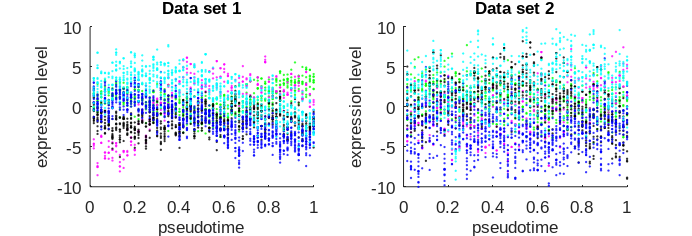

Source code (MATLAB):
close all;
clear all;
addpath(genpath('~/subaxis'));

%plotting first simulated data set
set(0,'DefaultAxesFontName', 'Arial')
set(0,'DefaultAxesFontSize', 12)
set(0,'defaultfigurecolor',[1 1 1]);

figure()
%subaxis(1,2,1, 'SpacingHoriz', 0.05, 'SpacingVert',0.15,'Padding', 0.01, 'MarginRight', 0.02,...
%         'MarginLeft',0.1,'MarginTop',0.1,'MarginBottom',0.2);
subplot(1,2,1);
simData = csvread('simDataClust.csv');
tau = (1:60)/60;
c1 = plot(tau,simData(1,:),'go','MarkerEdgeColor','g','MarkerSize',1);
hold on;
plot(tau,simData(1:8,:),'go','MarkerEdgeColor','g','MarkerSize',1);
hold on;
c2 = plot(tau,simData(9,:),'mo','MarkerEdgeColor','m','MarkerSize',1);
hold on;
plot(tau,simData(9:12,:),'mo','MarkerEdgeColor','m','MarkerSize',1);
hold on;
c3 =plot(tau,simData(13,:),'ko','MarkerEdgeColor','k','MarkerSize',1);
hold on;
plot(tau,simData(13:24,:),'ko','MarkerEdgeColor','k','MarkerSize',1);
hold on;
c4 = plot(tau,simData(25,:),'bo','MarkerEdgeColor','b','MarkerSize',1);
hold on;
plot(tau,simData(25:40,:),'bo','MarkerEdgeColor','b','MarkerSize',1);
hold on;
c5 = plot(tau,simData(41,:),'co','MarkerEdgeColor','c','MarkerSize',1);
plot(tau,simData(41:52,:),'co','MarkerEdgeColor','c','MarkerSize',1);
xlabel('pseudotime','FontSize',12);
ylabel('expression level','FontSize',12);
title('Data set 1','FontSize',12);
set(gca,'box','off');
ax=gca;
ylim([-10,10]);

% leg = legend([c1,c2,c3,c4,c5],'cluster 1','cluster 2','cluster 3','cluster 4','cluster 5');
% leg.FontSize = 24;

%subaxis(1,2,2, 'SpacingHoriz', 0.1, 'SpacingVert',0.15,'Padding', 0.01, 'MarginRight', 0.02,...
 %        'MarginLeft',0.1,'MarginTop',0.1,'MarginBottom',0.2);
 subplot(1,2,2);
simData = csvread('simDataClust2.csv');
tau = (1:60)/60;
c1 = plot(tau,simData(1,:),'go','MarkerEdgeColor','g','MarkerSize',1);
hold on;
plot(tau,simData(1:8,:),'go','MarkerEdgeColor','g','MarkerSize',1);
hold on;
c2 = plot(tau,simData(9,:),'mo','MarkerEdgeColor','m','MarkerSize',1);
hold on;
plot(tau,simData(9:12,:),'mo','MarkerEdgeColor','m','MarkerSize',1);
hold on;
c3 =plot(tau,simData(13,:),'ko','MarkerEdgeColor','k','MarkerSize',1);
hold on;
plot(tau,simData(13:24,:),'ko','MarkerEdgeColor','k','MarkerSize',1);
hold on;
c4 = plot(tau,simData(25,:),'bo','MarkerEdgeColor','b','MarkerSize',1);
hold on;
plot(tau,simData(25:40,:),'bo','MarkerEdgeColor','b','MarkerSize',1);
hold on;
c5 = plot(tau,simData(41,:),'co','MarkerEdgeColor','c','MarkerSize',1);
plot(tau,simData(41:52,:),'co','MarkerEdgeColor','c','MarkerSize',1);
xlabel('pseudotime','FontSize',12);
ylabel('expression level','FontSize',12);
title('Data set 2','FontSize',12);
set(gca,'box','off');
ax=gca;
ylim([-10,10]);
set(gcf, 'PaperUnits', 'centimeters');
x_width=17.6 ;y_width=6;
set(gcf, 'PaperPosition', [0 0 x_width y_width]);
set(gcf, 'PaperSize', [x_width y_width]);
print('simData','-dpdf');

set(0,'DefaultAxesFontSize', 10)

